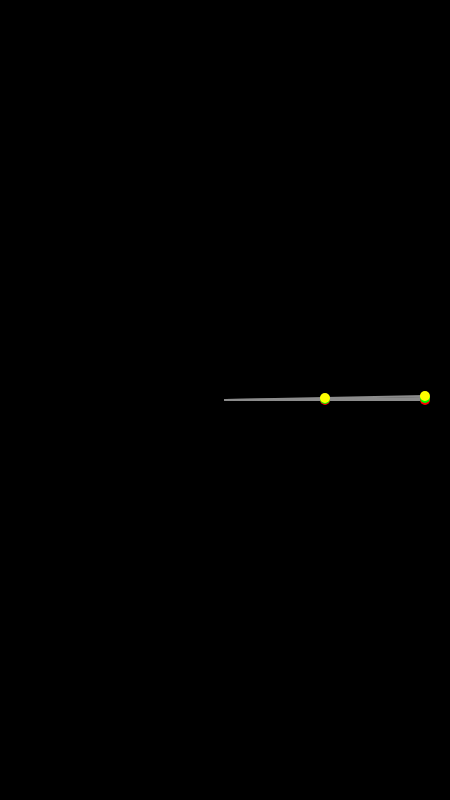
Frame 1 (no input)
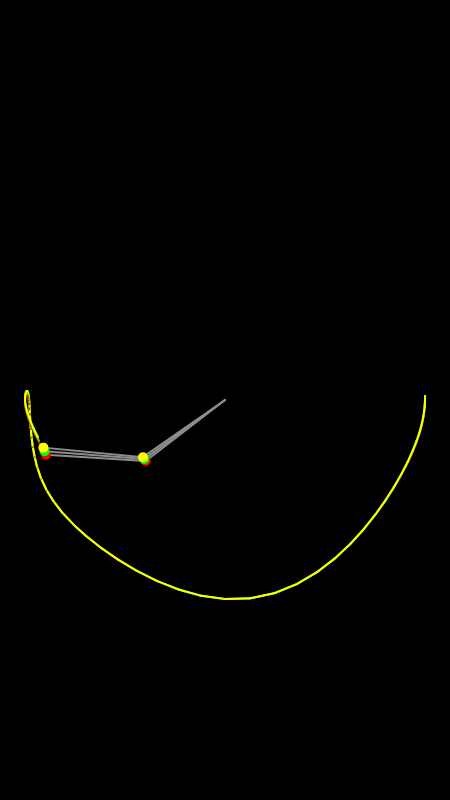
Frame 60 (no input)
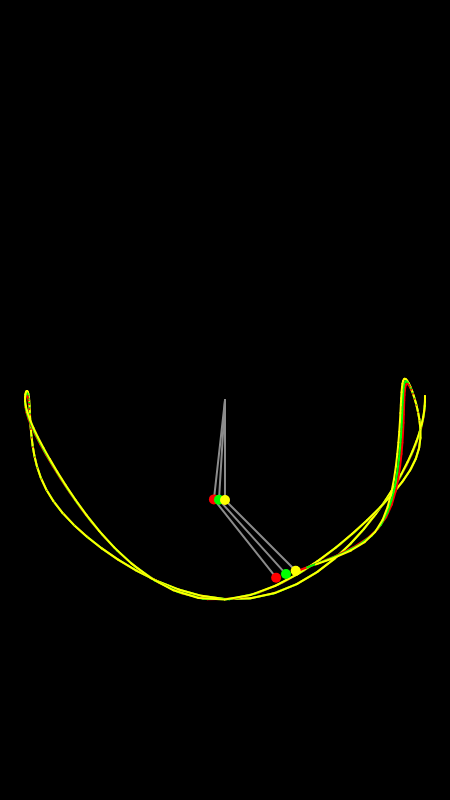
Frame 120 (the mouse pressed at the canvas centre since frame 60)

The p5.js sketch that drew these frames (run headless with seeded random() and noise() and a simulated clock; from frame 60 on, the mouse is pressed at the canvas centre):

// p5.js sketch
// ── sketch.js
let red_px2 = 0;
let red_py2 = 0;
let green_px2 = 0;
let green_py2 = 0;
let yellow_px2 = 0;
let yellow_py2 = 0;
let start = false;

let red_pendulum;
let green_pendulum;
let yellow_pendulum;
let backbuffer;

function preload() {}
function setup() {
  createCanvas(450, 800); //16:9 aspect ratio
  backbuffer = createGraphics(450, 800);
  backbuffer.background(0);
  backbuffer.translate(width / 2.0, height / 2.0);
  background(0);
  red_pendulum = new Pendulum(
    (r1 = 100),
    (r2 = 100),
    (m1 = 10),
    (m2 = 10),
    (a1 = PI / 2),
    (a2 = PI / 2),
    (g = 1.0),
    color(255, 0, 0)
  );

  green_pendulum = new Pendulum(
    (r1 = 100),
    (r2 = 100),
    (m1 = 10),
    (m2 = 10),
    (a1 = PI / 2 + 0.01),
    (a2 = PI / 2 + 0.01),
    (g = 1.0),
    color(0, 255, 0)
  );

  yellow_pendulum = new Pendulum(
    (r1 = 100),
    (r2 = 100),
    (m1 = 10),
    (m2 = 10),
    (a1 = PI / 2 + 0.02),
    (a2 = PI / 2 + 0.02),
    (g = 1.0),
    color(255, 255, 0)
  );

  start = true;
}

function draw() {
  background(0);
  image(backbuffer, 0, 0);
  translate(width / 2.0, height / 2.0);

  red_pendulum.calculate();
  green_pendulum.calculate();
  yellow_pendulum.calculate();

  if (start) {
    red_px2 = red_pendulum.get_x2();
    red_py2 = red_pendulum.get_y2();

    green_px2 = green_pendulum.get_x2();
    green_py2 = green_pendulum.get_y2();

    yellow_px2 = yellow_pendulum.get_x2();
    yellow_py2 = yellow_pendulum.get_y2();
    start = false;
  }

  red_pendulum.show();
  green_pendulum.show();
  yellow_pendulum.show();

  backbuffer.strokeWeight(2);
  backbuffer.stroke(red_pendulum.get_color());
  backbuffer.line(
    red_px2,
    red_py2,
    red_pendulum.get_x2(),
    red_pendulum.get_y2()
  );

  backbuffer.stroke(green_pendulum.get_color());
  backbuffer.line(
    green_px2,
    green_py2,
    green_pendulum.get_x2(),
    green_pendulum.get_y2()
  );

  backbuffer.stroke(yellow_pendulum.get_color());
  backbuffer.line(
    yellow_px2,
    yellow_py2,
    yellow_pendulum.get_x2(),
    yellow_pendulum.get_y2()
  );

  red_pendulum.update();
  green_pendulum.update();
  yellow_pendulum.update();

  red_px2 = red_pendulum.get_x2();
  red_py2 = red_pendulum.get_y2();

  green_px2 = green_pendulum.get_x2();
  green_py2 = green_pendulum.get_y2();

  yellow_px2 = yellow_pendulum.get_x2();
  yellow_py2 = yellow_pendulum.get_y2();
}

// ── Pendulum.js
class Pendulum {
  constructor(r1, r2, m1, m2, a1, a2, g, colour) {
    this.colour = colour;
    this.r1 = r1; //radii
    this.r2 = r2;
    this.m1 = m1; //masses
    this.m2 = m2;
    this.a1 = a1; //angles
    this.a2 = a2;
    this.a1_v = 0; //angular velocities
    this.a2_v = 0;
    this.a1_a = 0; //angular acceleration
    this.a2_a = 0;
    this.g = g; // gravity factor
  }

  calculate() {
    let a1_a_num =
      -1.0 * this.g * (2 * this.m1 + this.m2) * sin(this.a1) -
      this.m2 * this.g * sin(this.a1 - 2 * this.a2) -
      2 *
        sin(this.a1 - this.a2) *
        this.m2 *
        (this.a2_v * this.a2_v * this.r2 +
          this.a1_v * this.a1_v * this.r1 * cos(this.a1 - this.a2));
    let a1_a_den =
      this.r1 *
      (2 * this.m1 + this.m2 - this.m2 * cos(2 * this.a1 - 2 * this.a2));
    this.a1_a = a1_a_num / a1_a_den;

    let a2_a_num =
      2 *
      sin(this.a1 - this.a2) *
      (this.a1_v * this.a1_v * this.r1 * (this.m1 + this.m2) +
        this.g * (this.m1 + this.m2) * cos(this.a1) +
        this.a2_v * this.a2_v * this.r2 * this.m2 * cos(this.a1 - this.a2));
    let a2_a_den =
      this.r2 *
      (2 * this.m1 + this.m2 - this.m2 * cos(2 * this.a1 - 2 * this.a2));

    this.a2_a = a2_a_num / a2_a_den;

    this.x1 = this.r1 * sin(this.a1);
    this.y1 = this.r1 * cos(this.a1);

    this.x2 = this.x1 + this.r2 * sin(this.a2);
    this.y2 = this.y1 + this.r2 * cos(this.a2);
  }

  show() {
    strokeWeight(2);
    stroke(140);
    line(0, 0, this.x1, this.y1);
    line(this.x1, this.y1, this.x2, this.y2);
    noStroke();
    fill(this.colour);
    ellipse(this.x1, this.y1, this.m1, this.m1);
    ellipse(this.x2, this.y2, this.m2, this.m2);
  }

  update() {
    this.a1_v += this.a1_a;
    this.a2_v += this.a2_a;

    this.a1 += this.a1_v;
    this.a2 += this.a2_v;
  }

  get_x1() {
    return this.x1;
  }

  get_x2() {
    return this.x2;
  }

  get_y1() {
    return this.y1;
  }

  get_y2() {
    return this.y2;
  }

  get_m1() {
    return this.m1;
  }

  get_m2() {
    return this.m2;
  }
  
  get_color() {
    return this.colour;
  }
}
